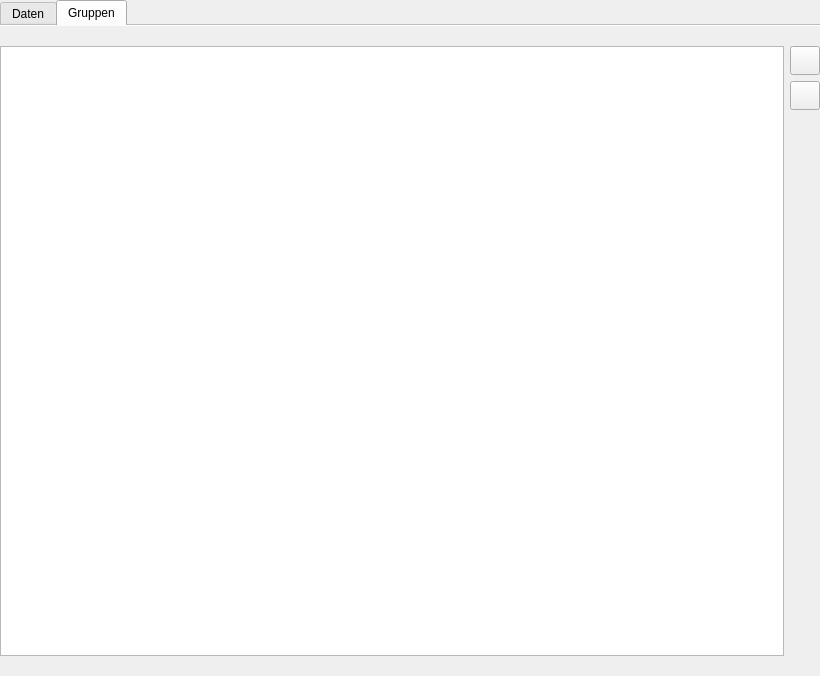
<?xml version="1.0" encoding="UTF-8"?>
<ui version="4.0">
 <class>QMEmployeeSettingsWidget</class>
 <widget class="QWidget" name="QMEmployeeSettingsWidget">
  <property name="geometry">
   <rect>
    <x>0</x>
    <y>0</y>
    <width>820</width>
    <height>676</height>
   </rect>
  </property>
  <property name="windowTitle">
   <string>Mitarbeiter</string>
  </property>
  <layout class="QGridLayout" name="gridLayout_2">
   <property name="leftMargin">
    <number>0</number>
   </property>
   <property name="topMargin">
    <number>0</number>
   </property>
   <property name="rightMargin">
    <number>0</number>
   </property>
   <property name="bottomMargin">
    <number>0</number>
   </property>
   <item row="0" column="0" rowspan="2" colspan="2">
    <widget class="QTabWidget" name="tabWidget">
     <property name="currentIndex">
      <number>1</number>
     </property>
     <property name="documentMode">
      <bool>true</bool>
     </property>
     <widget class="QWidget" name="tab">
      <attribute name="title">
       <string>Daten</string>
      </attribute>
      <layout class="QGridLayout" name="gridLayout_4">
       <property name="leftMargin">
        <number>0</number>
       </property>
       <property name="topMargin">
        <number>20</number>
       </property>
       <property name="rightMargin">
        <number>0</number>
       </property>
       <property name="bottomMargin">
        <number>20</number>
       </property>
       <item row="0" column="0">
        <layout class="QVBoxLayout" name="verticalLayout">
         <property name="leftMargin">
          <number>0</number>
         </property>
         <property name="rightMargin">
          <number>0</number>
         </property>
         <item>
          <layout class="QHBoxLayout" name="horizontalLayout">
           <item>
            <widget class="QLineEdit" name="leEmployeeFilter">
             <property name="sizePolicy">
              <sizepolicy hsizetype="Expanding" vsizetype="Preferred">
               <horstretch>0</horstretch>
               <verstretch>0</verstretch>
              </sizepolicy>
             </property>
             <property name="minimumSize">
              <size>
               <width>0</width>
               <height>0</height>
              </size>
             </property>
             <property name="clearButtonEnabled">
              <bool>true</bool>
             </property>
            </widget>
           </item>
           <item>
            <widget class="QToolButton" name="tbEmployeeFilter">
             <property name="minimumSize">
              <size>
               <width>0</width>
               <height>0</height>
              </size>
             </property>
             <property name="toolTip">
              <string>Funktionen Filtern</string>
             </property>
             <property name="text">
              <string/>
             </property>
             <property name="icon">
              <iconset resource="../icons.qrc">
               <normaloff>:/icons/icons/view-filter.svg</normaloff>:/icons/icons/view-filter.svg</iconset>
             </property>
             <property name="iconSize">
              <size>
               <width>22</width>
               <height>22</height>
              </size>
             </property>
            </widget>
           </item>
          </layout>
         </item>
         <item>
          <layout class="QHBoxLayout" name="horizontalLayout_4">
           <item>
            <widget class="QTableView" name="tvEmployee">
             <property name="selectionMode">
              <enum>QAbstractItemView::SingleSelection</enum>
             </property>
             <property name="selectionBehavior">
              <enum>QAbstractItemView::SelectRows</enum>
             </property>
             <property name="sortingEnabled">
              <bool>true</bool>
             </property>
             <attribute name="horizontalHeaderDefaultSectionSize">
              <number>150</number>
             </attribute>
             <attribute name="horizontalHeaderShowSortIndicator" stdset="0">
              <bool>true</bool>
             </attribute>
             <attribute name="horizontalHeaderStretchLastSection">
              <bool>false</bool>
             </attribute>
             <attribute name="verticalHeaderVisible">
              <bool>false</bool>
             </attribute>
             <attribute name="verticalHeaderDefaultSectionSize">
              <number>30</number>
             </attribute>
             <attribute name="verticalHeaderHighlightSections">
              <bool>false</bool>
             </attribute>
             <attribute name="verticalHeaderMinimumSectionSize">
              <number>30</number>
             </attribute>
             <attribute name="verticalHeaderShowSortIndicator" stdset="0">
              <bool>false</bool>
             </attribute>
            </widget>
           </item>
           <item>
            <layout class="QVBoxLayout" name="verticalLayout_3">
             <item>
              <widget class="QToolButton" name="tbAddEmployee">
               <property name="sizePolicy">
                <sizepolicy hsizetype="Preferred" vsizetype="Preferred">
                 <horstretch>0</horstretch>
                 <verstretch>0</verstretch>
                </sizepolicy>
               </property>
               <property name="minimumSize">
                <size>
                 <width>0</width>
                 <height>0</height>
                </size>
               </property>
               <property name="toolTip">
                <string>Neuen Mitarbeiter hinzufügen</string>
               </property>
               <property name="text">
                <string>Hinzufügen</string>
               </property>
               <property name="icon">
                <iconset resource="../icons.qrc">
                 <normaloff>:/icons/icons/list-add-user.svg</normaloff>:/icons/icons/list-add-user.svg</iconset>
               </property>
               <property name="iconSize">
                <size>
                 <width>22</width>
                 <height>22</height>
                </size>
               </property>
              </widget>
             </item>
             <item>
              <widget class="QToolButton" name="tbRemoveEmployee">
               <property name="sizePolicy">
                <sizepolicy hsizetype="Preferred" vsizetype="Preferred">
                 <horstretch>0</horstretch>
                 <verstretch>0</verstretch>
                </sizepolicy>
               </property>
               <property name="minimumSize">
                <size>
                 <width>0</width>
                 <height>0</height>
                </size>
               </property>
               <property name="toolTip">
                <string>Aktuell selektierten Mitarbeiter entfernen</string>
               </property>
               <property name="text">
                <string>Entfernen</string>
               </property>
               <property name="icon">
                <iconset resource="../icons.qrc">
                 <normaloff>:/icons/icons/list-remove-user.svg</normaloff>:/icons/icons/list-remove-user.svg</iconset>
               </property>
               <property name="iconSize">
                <size>
                 <width>22</width>
                 <height>22</height>
                </size>
               </property>
              </widget>
             </item>
             <item>
              <widget class="QToolButton" name="tbEmployeeDetails">
               <property name="toolTip">
                <string>Details des aktuell selektierten Mitarbeiters anzeigen und bearbeiten</string>
               </property>
               <property name="text">
                <string>...</string>
               </property>
               <property name="icon">
                <iconset resource="../icons.qrc">
                 <normaloff>:/icons/icons/traindata.svg</normaloff>:/icons/icons/traindata.svg</iconset>
               </property>
               <property name="iconSize">
                <size>
                 <width>22</width>
                 <height>22</height>
                </size>
               </property>
              </widget>
             </item>
             <item>
              <widget class="QToolButton" name="tbRevertChanges">
               <property name="minimumSize">
                <size>
                 <width>0</width>
                 <height>0</height>
                </size>
               </property>
               <property name="toolTip">
                <string>Alle Änderungen an Mitarbeiter und Gruppen zurücksetzen</string>
               </property>
               <property name="text">
                <string/>
               </property>
               <property name="icon">
                <iconset resource="../icons.qrc">
                 <normaloff>:/icons/icons/edit-reset.svg</normaloff>:/icons/icons/edit-reset.svg</iconset>
               </property>
               <property name="iconSize">
                <size>
                 <width>22</width>
                 <height>22</height>
                </size>
               </property>
              </widget>
             </item>
             <item>
              <spacer name="verticalSpacer">
               <property name="orientation">
                <enum>Qt::Vertical</enum>
               </property>
               <property name="sizeHint" stdset="0">
                <size>
                 <width>20</width>
                 <height>40</height>
                </size>
               </property>
              </spacer>
             </item>
            </layout>
           </item>
          </layout>
         </item>
        </layout>
       </item>
      </layout>
     </widget>
     <widget class="QWidget" name="tab_2">
      <attribute name="title">
       <string>Gruppen</string>
      </attribute>
      <layout class="QGridLayout" name="gridLayout">
       <property name="leftMargin">
        <number>0</number>
       </property>
       <property name="topMargin">
        <number>20</number>
       </property>
       <property name="rightMargin">
        <number>0</number>
       </property>
       <property name="bottomMargin">
        <number>20</number>
       </property>
       <item row="0" column="0">
        <layout class="QHBoxLayout" name="horizontalLayout_3">
         <property name="leftMargin">
          <number>0</number>
         </property>
         <property name="rightMargin">
          <number>0</number>
         </property>
         <item>
          <widget class="QTableView" name="tvEmployeeGroups">
           <property name="sizePolicy">
            <sizepolicy hsizetype="Expanding" vsizetype="Expanding">
             <horstretch>0</horstretch>
             <verstretch>0</verstretch>
            </sizepolicy>
           </property>
           <property name="minimumSize">
            <size>
             <width>0</width>
             <height>0</height>
            </size>
           </property>
           <property name="selectionMode">
            <enum>QAbstractItemView::SingleSelection</enum>
           </property>
           <property name="selectionBehavior">
            <enum>QAbstractItemView::SelectRows</enum>
           </property>
          </widget>
         </item>
         <item>
          <layout class="QVBoxLayout" name="verticalLayout_2">
           <item>
            <widget class="QToolButton" name="tbEmployeeGroupsAdd">
             <property name="minimumSize">
              <size>
               <width>0</width>
               <height>0</height>
              </size>
             </property>
             <property name="toolTip">
              <string>Hinzufügen einer neuen Funktionsgruppe</string>
             </property>
             <property name="text">
              <string/>
             </property>
             <property name="icon">
              <iconset resource="../icons.qrc">
               <normaloff>:/icons/icons/list-add.svg</normaloff>:/icons/icons/list-add.svg</iconset>
             </property>
             <property name="iconSize">
              <size>
               <width>22</width>
               <height>22</height>
              </size>
             </property>
            </widget>
           </item>
           <item>
            <widget class="QToolButton" name="tbEmployeeGroupsRemove">
             <property name="minimumSize">
              <size>
               <width>0</width>
               <height>0</height>
              </size>
             </property>
             <property name="toolTip">
              <string>Entfernen einer selektierten Funktionsgruppe</string>
             </property>
             <property name="text">
              <string/>
             </property>
             <property name="icon">
              <iconset resource="../icons.qrc">
               <normaloff>:/icons/icons/list-remove.svg</normaloff>:/icons/icons/list-remove.svg</iconset>
             </property>
             <property name="iconSize">
              <size>
               <width>22</width>
               <height>22</height>
              </size>
             </property>
            </widget>
           </item>
           <item>
            <spacer name="verticalSpacer_2">
             <property name="orientation">
              <enum>Qt::Vertical</enum>
             </property>
             <property name="sizeHint" stdset="0">
              <size>
               <width>20</width>
               <height>40</height>
              </size>
             </property>
            </spacer>
           </item>
          </layout>
         </item>
        </layout>
       </item>
      </layout>
     </widget>
    </widget>
   </item>
  </layout>
 </widget>
 <resources>
  <include location="../icons.qrc"/>
 </resources>
 <connections>
  <connection>
   <sender>tbAddEmployee</sender>
   <signal>clicked()</signal>
   <receiver>QMEmployeeSettingsWidget</receiver>
   <slot>addEmployee()</slot>
   <hints>
    <hint type="sourcelabel">
     <x>455</x>
     <y>32</y>
    </hint>
    <hint type="destinationlabel">
     <x>317</x>
     <y>350</y>
    </hint>
   </hints>
  </connection>
  <connection>
   <sender>tbRemoveEmployee</sender>
   <signal>clicked()</signal>
   <receiver>QMEmployeeSettingsWidget</receiver>
   <slot>removeEmployee()</slot>
   <hints>
    <hint type="sourcelabel">
     <x>501</x>
     <y>32</y>
    </hint>
    <hint type="destinationlabel">
     <x>317</x>
     <y>350</y>
    </hint>
   </hints>
  </connection>
  <connection>
   <sender>tbEmployeeFilter</sender>
   <signal>clicked()</signal>
   <receiver>QMEmployeeSettingsWidget</receiver>
   <slot>updateFilter()</slot>
   <hints>
    <hint type="sourcelabel">
     <x>799</x>
     <y>63</y>
    </hint>
    <hint type="destinationlabel">
     <x>409</x>
     <y>337</y>
    </hint>
   </hints>
  </connection>
  <connection>
   <sender>leEmployeeFilter</sender>
   <signal>textChanged(QString)</signal>
   <receiver>QMEmployeeSettingsWidget</receiver>
   <slot>updateFilter()</slot>
   <hints>
    <hint type="sourcelabel">
     <x>386</x>
     <y>63</y>
    </hint>
    <hint type="destinationlabel">
     <x>409</x>
     <y>337</y>
    </hint>
   </hints>
  </connection>
  <connection>
   <sender>tbRevertChanges</sender>
   <signal>clicked()</signal>
   <receiver>QMEmployeeSettingsWidget</receiver>
   <slot>revertChanges()</slot>
   <hints>
    <hint type="sourcelabel">
     <x>798</x>
     <y>204</y>
    </hint>
    <hint type="destinationlabel">
     <x>409</x>
     <y>337</y>
    </hint>
   </hints>
  </connection>
  <connection>
   <sender>tbEmployeeDetails</sender>
   <signal>clicked()</signal>
   <receiver>QMEmployeeSettingsWidget</receiver>
   <slot>showEmployeeDetails()</slot>
   <hints>
    <hint type="sourcelabel">
     <x>798</x>
     <y>204</y>
    </hint>
    <hint type="destinationlabel">
     <x>409</x>
     <y>337</y>
    </hint>
   </hints>
  </connection>
  <connection>
   <sender>tbEmployeeGroupsAdd</sender>
   <signal>clicked()</signal>
   <receiver>QMEmployeeSettingsWidget</receiver>
   <slot>addEmployeeGroup()</slot>
   <hints>
    <hint type="sourcelabel">
     <x>802</x>
     <y>68</y>
    </hint>
    <hint type="destinationlabel">
     <x>409</x>
     <y>337</y>
    </hint>
   </hints>
  </connection>
  <connection>
   <sender>tbEmployeeGroupsRemove</sender>
   <signal>clicked()</signal>
   <receiver>QMEmployeeSettingsWidget</receiver>
   <slot>removeEmployeeGroup()</slot>
   <hints>
    <hint type="sourcelabel">
     <x>802</x>
     <y>103</y>
    </hint>
    <hint type="destinationlabel">
     <x>409</x>
     <y>337</y>
    </hint>
   </hints>
  </connection>
 </connections>
 <slots>
  <slot>addEmployee()</slot>
  <slot>removeEmployee()</slot>
  <slot>renameEmployee()</slot>
  <slot>updateFilter()</slot>
  <slot>revertChanges()</slot>
  <slot>showEmployeeDetails()</slot>
  <slot>addEmployeeGroup()</slot>
  <slot>removeEmployeeGroup()</slot>
 </slots>
</ui>
